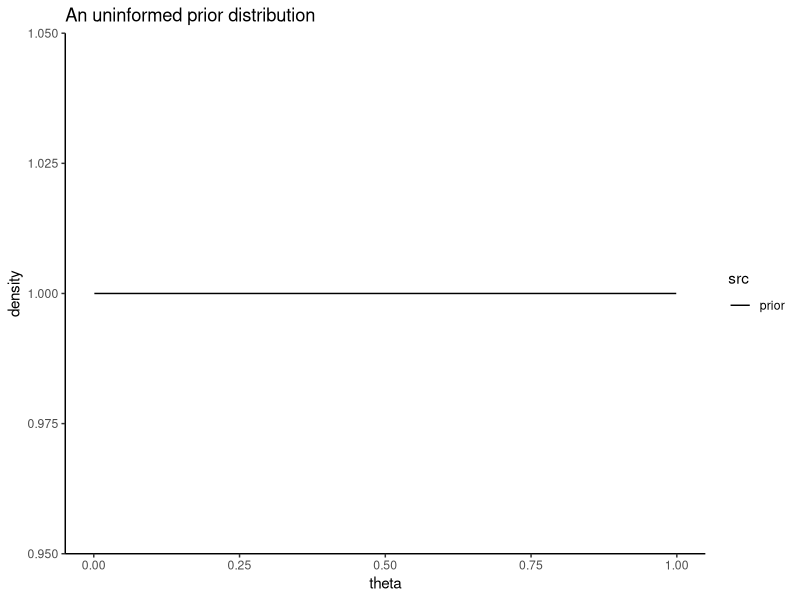
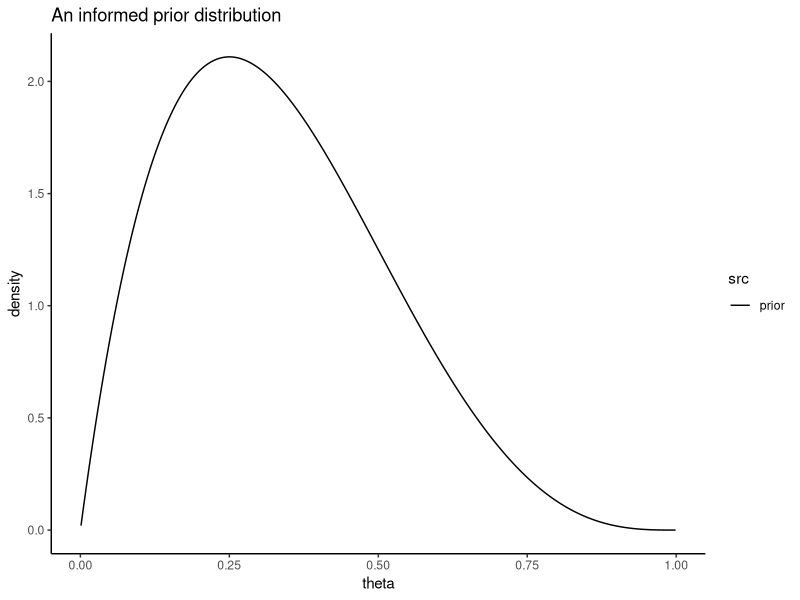
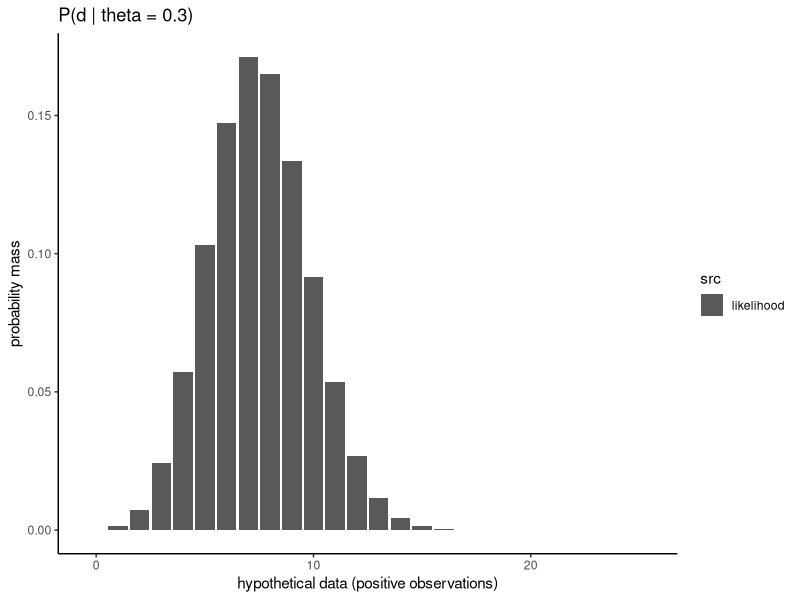
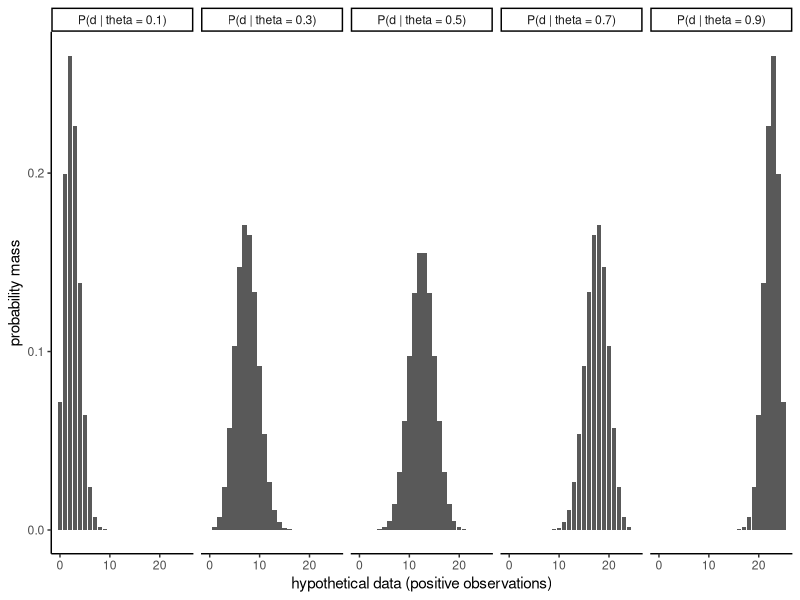
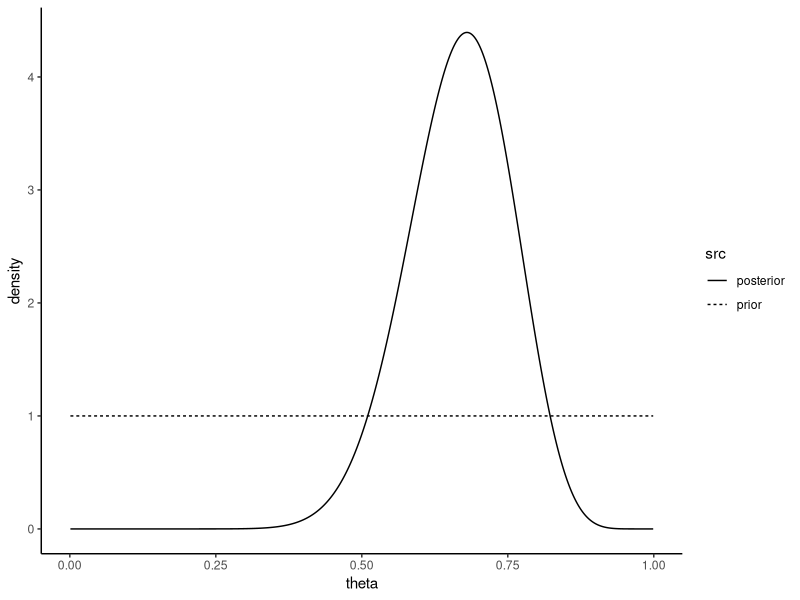
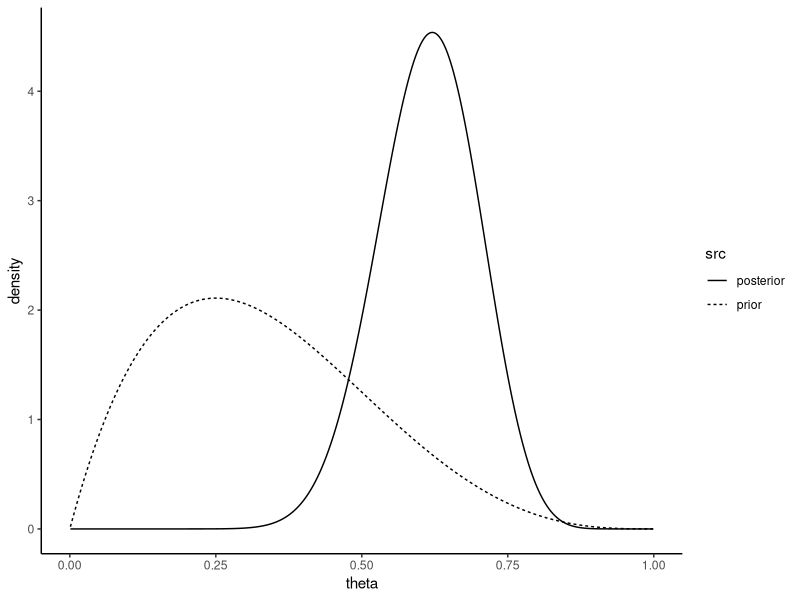

Write R code to recreate these figures, in order.
## ---- chunk 1
library(knitr)
library(tidyverse)
opts_chunk$set(echo=TRUE, 
               warning=FALSE, message=FALSE, 
               cache=FALSE)
## ---- chunk 2
prior_parameters <- list(shape1 = 1, shape2 = 1) # as shape1 increases, the prior will favor higher numbers; as shape2 increases, the prior will favor lower numbers

bins <- seq(0.001, 0.999, 0.001)

data.frame(
  src = rep("prior", length(bins)),
  theta = bins,
  density = dbeta(x = bins, shape1 = prior_parameters$shape1,
          shape2 = prior_parameters$shape2)
) %>%
  ggplot(., aes( x = theta, y = density, linetype = src))+
  geom_line()+
  ggtitle("An uninformed prior distribution")+
  theme_classic()

## ---- chunk 3
prior_parameters <- list(shape1 = 2, shape2 = 4) # as shape1 increases, the prior will favor higher numbers; as shape2 increases, the prior will favor lower numbers

data.frame(
  src = rep("prior", length(bins)),
  theta = bins,
  density = dbeta(x = bins, shape1 = prior_parameters$shape1,
          shape2 = prior_parameters$shape2)
) %>%
  ggplot(., aes( x = theta, y = density, linetype = src))+
  geom_line()+
  ggtitle("An informed prior distribution") +
  theme_classic()

## ---- chunk 4
hypothetical_true_population_parameter <- 0.3
data_bins <- seq(0, 25, 1)

data.frame(
  src = rep("likelihood", length(data_bins)),
  x = data_bins,
  prob = dbinom(x = data_bins, size = 25, p = hypothetical_true_population_parameter)
) %>%
  ggplot(., aes( x = x, y = prob, linetype = src))+
  geom_col()+
  xlab("hypothetical data (positive observations)")+
  ylab("probability mass")+
  ggtitle(paste("P(d | theta = ",hypothetical_true_population_parameter ,")", sep = ""))+
  theme_classic()
## ---- chunk 5
hypothetical_true_population_parameter <- 0.3
data_bins <- seq(0, 25, 1)

data.frame(
  src = paste("P(d | theta = ", c(
    rep(0.1, length(data_bins)),
    rep(0.3, length(data_bins)),
    rep(0.5, length(data_bins)),
    rep(0.7, length(data_bins)),
    rep(0.9, length(data_bins))
  ), ")", sep = ""),
  x = c(data_bins,data_bins,data_bins,data_bins,data_bins),
  prob = c(
    dbinom(x = data_bins, size = 25, p = 0.1),
    dbinom(x = data_bins, size = 25, p = 0.3),
    dbinom(x = data_bins, size = 25, p = 0.5),
    dbinom(x = data_bins, size = 25, p = 0.7),
    dbinom(x = data_bins, size = 25, p = 0.9)
    )
) %>%
  ggplot(., aes( x = x, y = prob))+
  geom_col()+
  xlab("hypothetical data (positive observations)")+
  ylab("probability mass")+
  facet_wrap(~src, nrow = 1)+
  theme_classic()
## ---- chunk 6
prior_parameters <- list(shape1 = 1, shape2 = 1) # as shape1 increases, the prior will favor higher numbers; as shape2 increases, the prior will favor lower numbers

observed_data <- 17
number_of_observations <- 25

# this example is a classic Beta-Binomial problem, where the posterior distribution can be computed analytically
posterior_parameters <- list(
  shape1 = prior_parameters$shape1 + observed_data,
  shape2 = prior_parameters$shape2 + number_of_observations - observed_data
  )

bins <- seq(0.001, 0.999, 0.001)

data.frame(
  src = c(
    rep("posterior",length(bins)), 
    rep("prior", length(bins))
    ),
  theta = c(bins, bins),
  density = c(
    dbeta(x = bins, shape1 = posterior_parameters$shape1,
          shape2 = posterior_parameters$shape2),
    dbeta(x = bins, shape1 = prior_parameters$shape1,
          shape2 = prior_parameters$shape2)
  )
) -> df_posterior


df_posterior %>%
  ggplot(., aes( x = theta, y = density, linetype = src))+
  geom_line()+
  theme_classic()

## ---- chunk 7
df_posterior %>%
  filter(src == "posterior") %>%
  summarize(
    MAP = theta[which.max(density)]
  )
## ---- chunk 8
df_posterior %>%
  filter(src == "posterior") %>%
  mutate(norm_prob = density / sum(density)) %>% # this calculation is technically an integral (not a sum), but we can approximate it by normalizing the density values into probabilities
  filter(theta > 0.5) %>%
  summarize(
    prob_gt_0.5 = sum(norm_prob)
  )

# since the posterior is analytically computed and we know (from mathematical analysis) that the shape of the posterior is a Beta distribution, we can also calculate this probability using the `pbeta` function

# 1 - pbeta(0.5, posterior_parameters$shape1, posterior_parameters$shape2)
## ---- chunk 9
qbeta(p = c(0.025, 0.975),
      shape1 = posterior_parameters$shape1, 
      shape2 = posterior_parameters$shape2)
## ---- chunk 10
informed_prior_parameters <- list(shape1 = 2, shape2 = 4) # as shape1 increases, the prior will favor higher numbers; as shape2 increases, the prior will favor lower numbers

observed_data <- 17
number_of_observations <- 25

# this example is a classic Beta-Binomial problem, where the posterior distribution can be computed analytically
informed_posterior_parameters <- list(
  shape1 = informed_prior_parameters$shape1 + observed_data,
  shape2 = informed_prior_parameters$shape2 + number_of_observations - observed_data
  )

bins <- seq(0.001, 0.999, 0.001)

data.frame(
  src = c(
    rep("posterior",length(bins)), 
    rep("prior", length(bins))
    ),
  theta = c(bins, bins),
  density = c(
    dbeta(x = bins, 
          shape1 = informed_posterior_parameters$shape1,
          shape2 = informed_posterior_parameters$shape2),
    dbeta(x = bins, 
          shape1 = informed_prior_parameters$shape1,
          shape2 = informed_prior_parameters$shape2)
  )
) -> df_posterior_informed


df_posterior_informed %>%
  ggplot(., aes( x = theta, y = density, linetype = src))+
  geom_line()+
  theme_classic()
## ---- chunk 11
df_posterior_informed %>%
  filter(src == "posterior") %>%
  summarize(
    MAP = theta[which.max(density)]
  )
## ---- chunk 12
df_posterior_informed %>%
  filter(src == "posterior") %>%
  mutate(norm_prob = density / sum(density)) %>% # this calculation is technically an integral (not a sum), but we can approximate it by normalizing the density values into probabilities
  filter(theta > 0.5) %>%
  summarize(
    prob_gt_0.5 = sum(norm_prob)
  )
## ---- chunk 13
qbeta(p = c(0.025, 0.975),
      shape1 = informed_posterior_parameters$shape1, 
      shape2 = informed_posterior_parameters$shape2)
